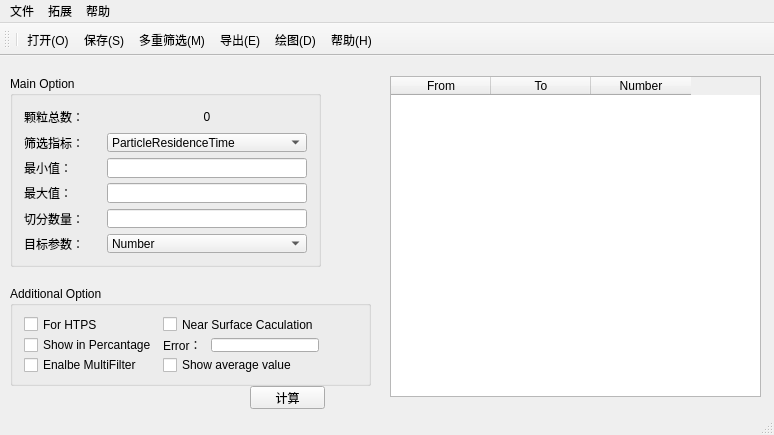
<?xml version="1.0" encoding="UTF-8"?>
<ui version="4.0">
 <class>MainWindow</class>
 <widget class="QMainWindow" name="MainWindow">
  <property name="geometry">
   <rect>
    <x>0</x>
    <y>0</y>
    <width>774</width>
    <height>435</height>
   </rect>
  </property>
  <property name="minimumSize">
   <size>
    <width>739</width>
    <height>414</height>
   </size>
  </property>
  <property name="windowTitle">
   <string>MainWindow</string>
  </property>
  <widget class="QWidget" name="centralWidget">
   <widget class="QPushButton" name="pushButton">
    <property name="geometry">
     <rect>
      <x>250</x>
      <y>330</y>
      <width>75</width>
      <height>23</height>
     </rect>
    </property>
    <property name="text">
     <string>计算</string>
    </property>
   </widget>
   <widget class="QTableWidget" name="tableWidget">
    <property name="geometry">
     <rect>
      <x>390</x>
      <y>20</y>
      <width>371</width>
      <height>321</height>
     </rect>
    </property>
    <column>
     <property name="text">
      <string>From</string>
     </property>
    </column>
    <column>
     <property name="text">
      <string>To</string>
     </property>
    </column>
    <column>
     <property name="text">
      <string>Number</string>
     </property>
    </column>
   </widget>
   <widget class="QGroupBox" name="groupBox">
    <property name="geometry">
     <rect>
      <x>10</x>
      <y>230</y>
      <width>361</width>
      <height>100</height>
     </rect>
    </property>
    <property name="title">
     <string>Additional Option</string>
    </property>
    <layout class="QFormLayout" name="formLayout">
     <item row="0" column="0">
      <layout class="QGridLayout" name="gridLayout">
       <item row="1" column="1">
        <layout class="QHBoxLayout" name="horizontalLayout">
         <item>
          <widget class="QLabel" name="label_7">
           <property name="text">
            <string>Error：</string>
           </property>
          </widget>
         </item>
         <item>
          <widget class="QLineEdit" name="eps_lineEdit">
           <property name="sizePolicy">
            <sizepolicy hsizetype="Preferred" vsizetype="Preferred">
             <horstretch>0</horstretch>
             <verstretch>0</verstretch>
            </sizepolicy>
           </property>
          </widget>
         </item>
        </layout>
       </item>
       <item row="0" column="0">
        <widget class="QCheckBox" name="checkBox">
         <property name="text">
          <string>For HTPS</string>
         </property>
        </widget>
       </item>
       <item row="2" column="0">
        <widget class="QCheckBox" name="mf_checkBox">
         <property name="text">
          <string>Enalbe MultiFilter</string>
         </property>
        </widget>
       </item>
       <item row="1" column="0">
        <widget class="QCheckBox" name="percent_checkBox">
         <property name="text">
          <string>Show in Percantage</string>
         </property>
        </widget>
       </item>
       <item row="0" column="1">
        <widget class="QCheckBox" name="face_checkBox">
         <property name="text">
          <string>Near Surface Caculation</string>
         </property>
        </widget>
       </item>
       <item row="2" column="1">
        <widget class="QCheckBox" name="ave_checkBox">
         <property name="text">
          <string>Show average value</string>
         </property>
        </widget>
       </item>
      </layout>
     </item>
    </layout>
   </widget>
   <widget class="QGroupBox" name="groupBox_2">
    <property name="geometry">
     <rect>
      <x>10</x>
      <y>20</y>
      <width>311</width>
      <height>191</height>
     </rect>
    </property>
    <property name="title">
     <string>Main Option</string>
    </property>
    <layout class="QGridLayout" name="gridLayout_2">
     <item row="3" column="0">
      <layout class="QHBoxLayout" name="horizontalLayout_5">
       <item>
        <widget class="QLabel" name="label_2">
         <property name="text">
          <string>最大值：</string>
         </property>
        </widget>
       </item>
       <item>
        <spacer name="horizontalSpacer_4">
         <property name="orientation">
          <enum>Qt::Horizontal</enum>
         </property>
         <property name="sizeHint" stdset="0">
          <size>
           <width>28</width>
           <height>20</height>
          </size>
         </property>
        </spacer>
       </item>
       <item>
        <widget class="QLineEdit" name="maxLineEdit">
         <property name="sizePolicy">
          <sizepolicy hsizetype="Fixed" vsizetype="Fixed">
           <horstretch>0</horstretch>
           <verstretch>0</verstretch>
          </sizepolicy>
         </property>
         <property name="minimumSize">
          <size>
           <width>200</width>
           <height>0</height>
          </size>
         </property>
        </widget>
       </item>
      </layout>
     </item>
     <item row="2" column="0">
      <layout class="QHBoxLayout" name="horizontalLayout_4">
       <item>
        <widget class="QLabel" name="label">
         <property name="text">
          <string>最小值：</string>
         </property>
        </widget>
       </item>
       <item>
        <spacer name="horizontalSpacer_3">
         <property name="orientation">
          <enum>Qt::Horizontal</enum>
         </property>
         <property name="sizeHint" stdset="0">
          <size>
           <width>28</width>
           <height>20</height>
          </size>
         </property>
        </spacer>
       </item>
       <item>
        <widget class="QLineEdit" name="minLineEdit">
         <property name="sizePolicy">
          <sizepolicy hsizetype="Minimum" vsizetype="Fixed">
           <horstretch>0</horstretch>
           <verstretch>0</verstretch>
          </sizepolicy>
         </property>
         <property name="minimumSize">
          <size>
           <width>200</width>
           <height>20</height>
          </size>
         </property>
        </widget>
       </item>
      </layout>
     </item>
     <item row="4" column="0">
      <layout class="QHBoxLayout" name="horizontalLayout_6">
       <item>
        <widget class="QLabel" name="label_3">
         <property name="text">
          <string>切分数量：</string>
         </property>
        </widget>
       </item>
       <item>
        <spacer name="horizontalSpacer_5">
         <property name="orientation">
          <enum>Qt::Horizontal</enum>
         </property>
         <property name="sizeHint" stdset="0">
          <size>
           <width>13</width>
           <height>17</height>
          </size>
         </property>
        </spacer>
       </item>
       <item>
        <widget class="QLineEdit" name="divLineEdit">
         <property name="sizePolicy">
          <sizepolicy hsizetype="Fixed" vsizetype="Fixed">
           <horstretch>0</horstretch>
           <verstretch>0</verstretch>
          </sizepolicy>
         </property>
         <property name="minimumSize">
          <size>
           <width>200</width>
           <height>0</height>
          </size>
         </property>
        </widget>
       </item>
      </layout>
     </item>
     <item row="0" column="0">
      <layout class="QHBoxLayout" name="horizontalLayout_3">
       <item>
        <widget class="QLabel" name="label_4">
         <property name="sizePolicy">
          <sizepolicy hsizetype="Fixed" vsizetype="Preferred">
           <horstretch>0</horstretch>
           <verstretch>0</verstretch>
          </sizepolicy>
         </property>
         <property name="text">
          <string>颗粒总数：</string>
         </property>
        </widget>
       </item>
       <item>
        <spacer name="horizontalSpacer_2">
         <property name="orientation">
          <enum>Qt::Horizontal</enum>
         </property>
         <property name="sizeType">
          <enum>QSizePolicy::Expanding</enum>
         </property>
         <property name="sizeHint" stdset="0">
          <size>
           <width>17</width>
           <height>20</height>
          </size>
         </property>
        </spacer>
       </item>
       <item>
        <widget class="QLabel" name="total">
         <property name="sizePolicy">
          <sizepolicy hsizetype="Minimum" vsizetype="Preferred">
           <horstretch>0</horstretch>
           <verstretch>0</verstretch>
          </sizepolicy>
         </property>
         <property name="minimumSize">
          <size>
           <width>200</width>
           <height>0</height>
          </size>
         </property>
         <property name="text">
          <string>0</string>
         </property>
         <property name="alignment">
          <set>Qt::AlignCenter</set>
         </property>
        </widget>
       </item>
      </layout>
     </item>
     <item row="1" column="0">
      <layout class="QHBoxLayout" name="horizontalLayout_2">
       <item>
        <widget class="QLabel" name="label_5">
         <property name="text">
          <string>筛选指标：</string>
         </property>
        </widget>
       </item>
       <item>
        <spacer name="horizontalSpacer">
         <property name="orientation">
          <enum>Qt::Horizontal</enum>
         </property>
         <property name="sizeHint" stdset="0">
          <size>
           <width>13</width>
           <height>17</height>
          </size>
         </property>
        </spacer>
       </item>
       <item>
        <widget class="QComboBox" name="comboBox">
         <property name="minimumSize">
          <size>
           <width>200</width>
           <height>0</height>
          </size>
         </property>
         <item>
          <property name="text">
           <string>ParticleResidenceTime</string>
          </property>
         </item>
         <item>
          <property name="text">
           <string>ParticleXPosition</string>
          </property>
         </item>
         <item>
          <property name="text">
           <string>ParticleYPosition</string>
          </property>
         </item>
         <item>
          <property name="text">
           <string>ParticleZPosition</string>
          </property>
         </item>
         <item>
          <property name="text">
           <string>ParticleXVelocity</string>
          </property>
         </item>
         <item>
          <property name="text">
           <string>ParticleYVelocity</string>
          </property>
         </item>
         <item>
          <property name="text">
           <string>ParticleZVelocity</string>
          </property>
         </item>
         <item>
          <property name="text">
           <string>ParticleDiameter</string>
          </property>
         </item>
         <item>
          <property name="text">
           <string>ParticleTemperature</string>
          </property>
         </item>
         <item>
          <property name="text">
           <string>ParticleDensity </string>
          </property>
         </item>
         <item>
          <property name="text">
           <string>ParticleMass </string>
          </property>
         </item>
         <item>
          <property name="text">
           <string>ParticleNumberinParcel</string>
          </property>
         </item>
        </widget>
       </item>
      </layout>
     </item>
     <item row="5" column="0">
      <layout class="QHBoxLayout" name="horizontalLayout_7">
       <item>
        <widget class="QLabel" name="label_6">
         <property name="text">
          <string>目标参数：</string>
         </property>
        </widget>
       </item>
       <item>
        <spacer name="horizontalSpacer_6">
         <property name="orientation">
          <enum>Qt::Horizontal</enum>
         </property>
         <property name="sizeHint" stdset="0">
          <size>
           <width>40</width>
           <height>20</height>
          </size>
         </property>
        </spacer>
       </item>
       <item>
        <widget class="QComboBox" name="aim_comboBox">
         <property name="minimumSize">
          <size>
           <width>200</width>
           <height>0</height>
          </size>
         </property>
         <item>
          <property name="text">
           <string>Number</string>
          </property>
         </item>
         <item>
          <property name="text">
           <string>TotalMass</string>
          </property>
         </item>
        </widget>
       </item>
      </layout>
     </item>
    </layout>
   </widget>
  </widget>
  <widget class="QToolBar" name="mainToolBar">
   <attribute name="toolBarArea">
    <enum>TopToolBarArea</enum>
   </attribute>
   <attribute name="toolBarBreak">
    <bool>false</bool>
   </attribute>
   <addaction name="separator"/>
   <addaction name="actionOpen"/>
   <addaction name="actionSave"/>
   <addaction name="actionMultifillter"/>
   <addaction name="actionExport"/>
   <addaction name="actiondraw"/>
   <addaction name="actionHelp"/>
  </widget>
  <widget class="QStatusBar" name="statusBar"/>
  <widget class="QMenuBar" name="menuBar">
   <property name="geometry">
    <rect>
     <x>0</x>
     <y>0</y>
     <width>774</width>
     <height>23</height>
    </rect>
   </property>
   <widget class="QMenu" name="menu">
    <property name="title">
     <string>文件</string>
    </property>
    <addaction name="actionOpen"/>
    <addaction name="actionSave"/>
    <addaction name="separator"/>
    <addaction name="actionExit"/>
   </widget>
   <widget class="QMenu" name="menu_2">
    <property name="title">
     <string>帮助</string>
    </property>
    <addaction name="actionHelp"/>
    <addaction name="actionAbout_Qt"/>
   </widget>
   <widget class="QMenu" name="menu_3">
    <property name="title">
     <string>拓展</string>
    </property>
    <addaction name="actiondraw"/>
    <addaction name="actionExport"/>
    <addaction name="actionMultifillter"/>
   </widget>
   <addaction name="menu"/>
   <addaction name="menu_3"/>
   <addaction name="menu_2"/>
  </widget>
  <action name="actionSave">
   <property name="text">
    <string>保存(&amp;S)</string>
   </property>
   <property name="shortcut">
    <string>Ctrl+S</string>
   </property>
  </action>
  <action name="actionHelp">
   <property name="text">
    <string>帮助(&amp;H)</string>
   </property>
   <property name="shortcut">
    <string>F1</string>
   </property>
  </action>
  <action name="actionAbout_Qt">
   <property name="text">
    <string>关于Qt</string>
   </property>
  </action>
  <action name="actionOpen">
   <property name="text">
    <string>打开(&amp;O)</string>
   </property>
   <property name="shortcut">
    <string>Ctrl+O</string>
   </property>
  </action>
  <action name="actiondraw">
   <property name="text">
    <string>绘图(&amp;D)</string>
   </property>
   <property name="shortcut">
    <string>Ctrl+D</string>
   </property>
  </action>
  <action name="actionExport">
   <property name="text">
    <string>导出(&amp;E)</string>
   </property>
   <property name="shortcut">
    <string>Ctrl+E</string>
   </property>
  </action>
  <action name="actionMultifillter">
   <property name="text">
    <string>多重筛选(&amp;M)</string>
   </property>
   <property name="shortcut">
    <string>Ctrl+M</string>
   </property>
  </action>
  <action name="actionExit">
   <property name="text">
    <string>退出</string>
   </property>
  </action>
 </widget>
 <layoutdefault spacing="6" margin="11"/>
 <resources/>
 <connections/>
</ui>
